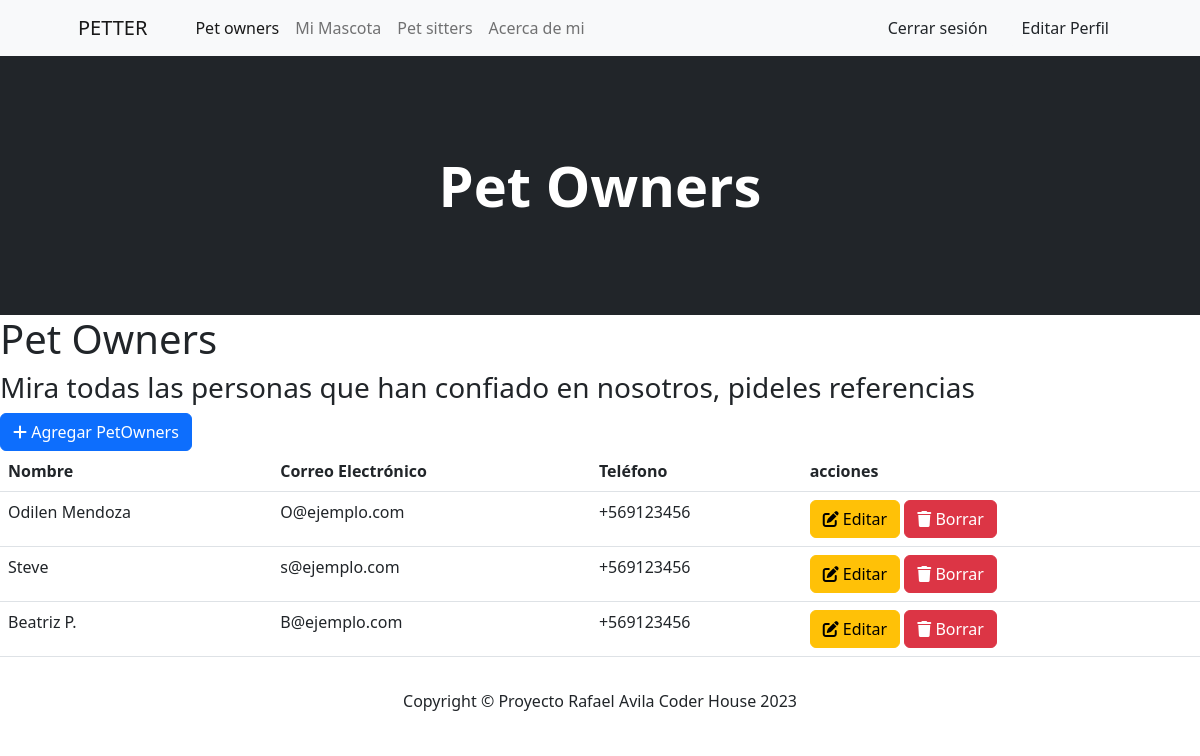
The page /petowners/ (signed in) on the database its author committed.
### MVP/models.py (models this page shows, shortened)
class DuenoMascota(models.Model):
    nombre = models.CharField(max_length=100)
    correo_electronico = models.EmailField()
    telefono = models.CharField(max_length=20)
    direccion = models.CharField(max_length=200)

### MVP/views.py (the view)
# urls.py: path('petowners/', views.DuenoMascotaList.as_view(), name='petowners'),
class DuenoMascotaList(LoginRequiredMixin, ListView):
    model = DuenoMascota
    template_name = "petowners.html"

### MVP/templates/petowners.html (shortened to what this page needs)
{% extends "base.html" %}
{% load static %}
{% block titulo %}
    Pet Owners
{% endblock titulo %}
{% block contenido %}
    <h1>Pet Owners</h1>
    <h3>Mira todas las personas que han confiado en nosotros, pideles referencias</h3>
    {% if user.is_superuser %}
        <a class="btn btn-primary" href="{% url 'agregar_dueno' %}">
            <i class="fas fa-plus"></i> Agregar PetOwners
        </a>
    {% endif %}
    <table class="table">
        <thead>
            <tr>
                <th>Nombre</th>
                <th>Correo Electrónico</th>
                <th>Teléfono</th>
                {% if user.is_superuser %}
                    <th>acciones</th>
                {% endif %}
            </tr>
        </thead>
        <tbody>
            {% for petowner in duenomascota_list %}
                <tr>
                    <td>{{ petowner.nombre }}</td>
                    <td>{{ petowner.correo_electronico }}</td>
                    <td>{{ petowner.telefono }}</td>
                    {% if user.is_superuser %}
                    <td>
                        <a href="{% url 'update_dueno' pk=petowner.pk %}" class="btn btn-warning">
                            <i class="fas fa-edit"></i> Editar
                        </a>
                        <form method="post" action="{% url 'deleted_dueno' pk=petowner.pk %}" style="display: inline;">
                            <button type="submit" class="btn btn-danger" onclick="return confirm('¿Estás seguro de eliminar al petowner?');">
                                <i class="fas fa-trash"></i> Borrar
                            </button>
                        </form>
                    </td>
                    {% endif %}
                </tr>
            {% empty %}
                <tr>
                    <td colspan="6">No hay dueños de mascostas disponibles.</td>
                </tr>
            {% endfor %}
        </tbody>
    </table>
{% endblock contenido %}

### rows shown on the page
DuenoMascota: nombre "Odilen Mendoza", correo_electronico "O@ejemplo.com", telefono "+569123456"
DuenoMascota: nombre "Steve", correo_electronico "s@ejemplo.com", telefono "+569123456"
DuenoMascota: nombre "Beatriz P.", correo_electronico "B@ejemplo.com", telefono "+569123456"
